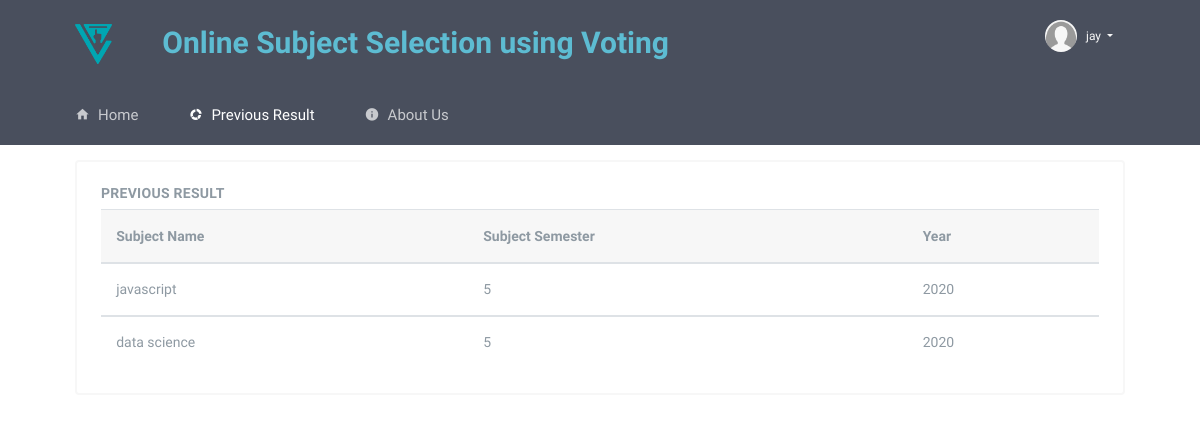
Page /SSV/statistics (signed in) on the committed database.
### SSV/models.py (models this page shows, shortened)
class Student(models.Model):
    student_id = models.AutoField(primary_key=True, default=None)
    student_name = models.TextField()
    student_semester = models.IntegerField()
    student_email = models.EmailField(default=None)
    student_password = models.CharField(max_length=30, default=None)
    student_approve = models.BooleanField(default=False)
    student_voted = models.BooleanField(default=False)
    student_college_id = models.CharField(default=None, unique=True, max_length=10)

class Result(models.Model):
    result_year = models.IntegerField()
    result_subject = models.TextField()
    result_semester = models.IntegerField()
    result_votes = models.IntegerField(default=None)

### SSV/views.py (the view)
        def wrap(request, *args, **kwargs):
                if 'student_id' not in request.session.keys():
                        return HttpResponseRedirect("/SSV/login")
                return f(request, *args, **kwargs)

### SSV/views.py (called while the page is built)
def myuser_login_required(f):
        def wrap(request, *args, **kwargs):
                if 'student_id' not in request.session.keys():
                        return HttpResponseRedirect("/SSV/login")
                return f(request, *args, **kwargs)
        wrap.__doc__=f.__doc__
        wrap.__name__=f.__name__
        return wrap

def get_year():
    current_time = datetime.datetime.now()
    return str(current_time.year)

@myuser_login_required
def statistics(request):
    student_id = request.session['student_id']
    student_name = Student.objects.values('student_name').filter(student_id__exact=student_id).get()
    semester_dict = Student.objects.values('student_semester').filter(student_id__exact=student_id).get()
    semester = int(semester_dict['student_semester'])
    limit_dict = Limit.objects.values('limit_subject').filter(limit_semester__exact=semester).get()
    limit = limit_dict['limit_subject']
    year = int(get_year()) - 1
    print(year)
    results = Result.objects.values('result_subject', 'result_semester', 'result_year').filter(result_year=str(year)).filter(result_semester=int(semester))
    print(results)
    student_dict = {'student':student_name, 'results':results}
    return render(request, 'statistics.html', context=student_dict)

### templates/statistics.html (shortened to what this page needs)
<!DOCTYPE html>
<html lang="en">
<head>
    {% load static %}
    <link href="{% static 'SSV/css/bootstrap.min.css' %}" rel="stylesheet" type="text/css" />
    <link href="{% static 'SSV/css/icons.min.css' %}" rel="stylesheet" type="text/css" />
    <link href="{% static 'SSV/css/app.min.css' %}" rel="stylesheet" type="text/css" />
</head>
<body>
    <header id="topnav">
        <nav class="navbar-custom">
            <div class="container-fluid">
                <ul class="list-unstyled topbar-right-menu float-right mb-0">
                    <li class="dropdown notification-list">
                        <a class="nav-link dropdown-toggle nav-user mr-0" data-toggle="dropdown" href="#" role="button"
                            aria-haspopup="false" aria-expanded="false">
                            <img src="{% static 'SSV/images/users/logo-user.png' %}" alt="user-image"
                                class="rounded-circle">
                            <small class="pro-user-name ml-1">
                                {{student.student_name}}
                            </small>
                        </a>
                    </li>
                </ul>
                <ul class="list-inline menu-left mb-0">
                    <li class="float-left">
                        <a href="index" class="logo">
                            <span class="logo-lg">
                                <img src="{% static 'SSV/images/logovote.png' %}" alt="Vote" height="40"
                                    style="margin-top: 15px;">
                            </span>
                        </a>
                    </li>
                    <li class="app-search">
                        <h2 style="color:#5DBCD2;">Online Subject Selection using Voting</h2>
                    </li>
                </ul>
            </div>
        </nav>
        <div class="topbar-menu">
            <div class="container-fluid">
                <div id="navigation">
                    <ul class="navigation-menu">
                        <li class="has-submenu">
                            <a href="index">
                                <i class="mdi mdi-home"></i>Home</a>
                        </li>
                        <li class="has-submenu">
                            <a href="statistics"><i class="  mdi mdi-chart-arc "></i>Previous Result</a>
                        </li>
                        <li class="has-submenu">
                            <a href="about-us"><i class=" mdi mdi-information "></i>About Us</a>
                        </li>
                    </ul>
                    <div class="clearfix"></div>
                </div>
            </div>
        </div>
    </header>
    <div class="wrapper">
        <div class="container-fluid" style="margin-top: 30px;">
            <div class="row">
                <div class="col-12">
                    <div class="card">
                        <div class="card-body">
                            {% if results %}
                            <h4 class="header-title">Previous Result</h4>
                            <table class="table mb-0">
                                <thead class="thead-light">
                                <tr>
                                    <th>Subject Name</th>
                                    <th>Subject Semester</th>
                                    <th>Year</th>
                                </tr>
                                </thead>
                                {% for result in results %}
                                    <tbody>
                                    <tr>
                                        <td>{{result.result_subject}}</td>
                                        <td>{{result.result_semester}}</td>
                                        <td>{{result.result_year}}</td>
                                    </tr>
                                    </tbody>
                                {% endfor %}
                            </table>
                        {% else %}
                            <h1 class="display-5">No previous record found!!</h1>
                        {% endif %}
                        </div>
                    </div>
                </div>
            </div>
        </div>
    </div>
</body>
</html>

### rows in the picture
Student: student_name "jay"
Result: result_subject "javascript", result_semester "5", result_year "2020"
Result: result_subject "data science", result_semester "5", result_year "2020"
